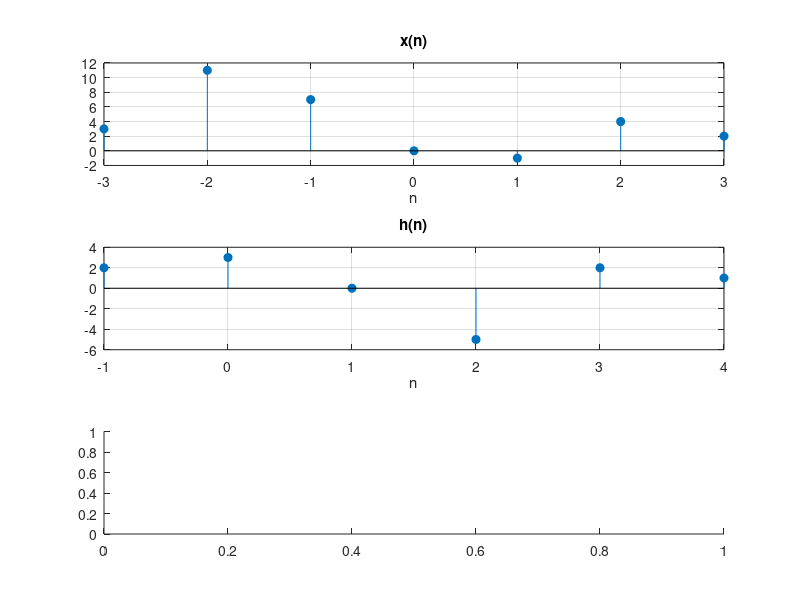

Recreate this plot in MATLAB. (Note: this script raises an error after producing the figure.)
clc;
clear;

nx = -3 : 3;
nh = -1 : 4;
x = [3,11,7,0,-1,4,2];
h = [2,3,0,-5,2,1];

ny1 = nx(1)+nh(1);
ny2 = nx(end)+nh(end);
ny = ny1 : ny2;
y = conv(x,h);

subplot(3,1,1);
stem(nx,x,'fill');
xlabel('n');
title('x(n)');
grid on;

subplot(3,1,2);
stem(nh,h,'fill');
xlabel('n');
title('h(n)');
grid on;

subplot(3,1,3);
stem(ny,y,'--','diamondr',...
     'MarkerFaceColor','red',...
     'MarkerEdgeColor','green');
xlabel('n');
title('y(n)');
axis([-4 8 -30 50]);
grid on;
 
 